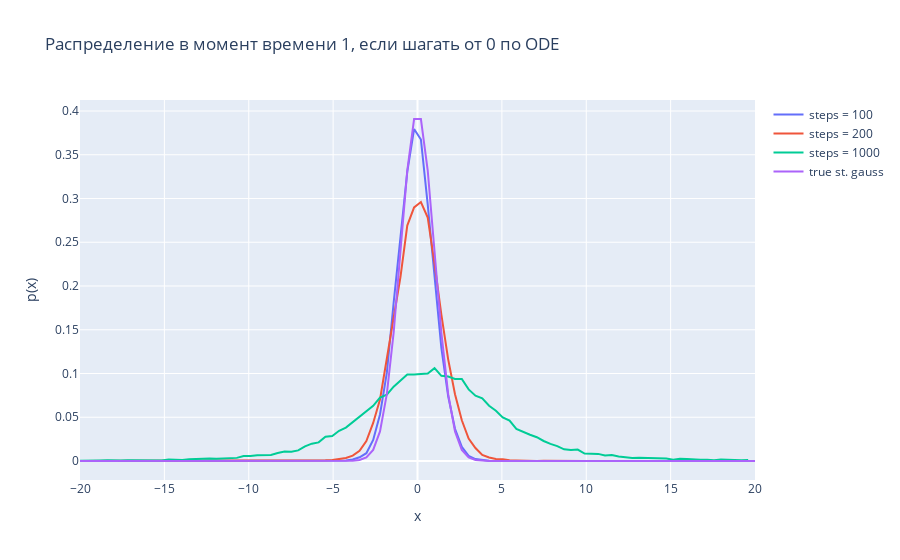

The notebook cell this image was saved under:
### Code cell
fig = go.Figure()
for b, c, s in zip(bins, counts, steps):
    fig.add_trace(go.Scatter(x=b, y=c,
                        mode='lines',
                        name=f'steps = {s}'))
    
probs = norm.pdf(bins[0], 0, 1)

fig.add_trace(go.Scatter(x=bins[0], y=probs,
                    mode='lines',
                    name=f'true st. gauss'))
fig.update_layout(
    title="Распределение в момент времени 1, если шагать от 0 по ODE",
    xaxis_title="x",
    yaxis_title="p(x)",
)

fig.update_xaxes(range=[-20, 20])
fig.show()
